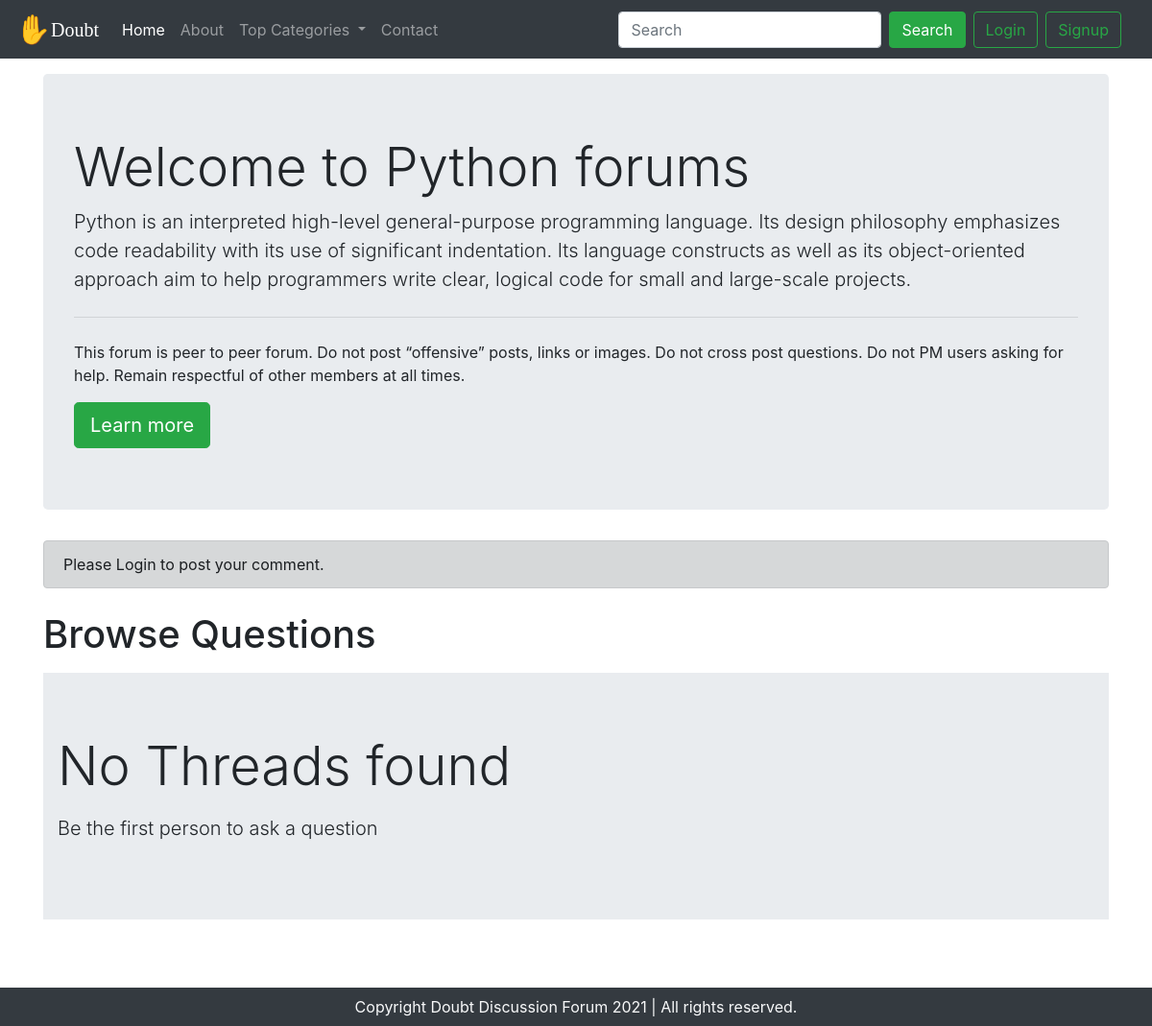
/threads.php?catid=1, run on the app's committed database.
### tables this page shows
CREATE TABLE `category` (
  `category_id` int NOT NULL AUTO_INCREMENT,
  `category_name` varchar(255) NOT NULL,
  `category_description` varchar(1000) NOT NULL,
  PRIMARY KEY (`category_id`)
);

### threads.php (the view, shortened to what this page needs)
<!doctype html>
<html lang="en">
    <head>
        <link rel="stylesheet" href="https://stackpath.bootstrapcdn.com/bootstrap/4.5.0/css/bootstrap.min.css"
>
    </head>
    <body>
        <?php include 'partials/_header.php'; ?>
        <?php
        $id = $_GET['catid'];
        $sql = "SELECT * FROM `category` WHERE category_id=$id";
        $result = mysqli_query($conn,$sql);
        if(mysqli_num_rows($result)>0) {
            while($row = mysqli_fetch_assoc($result)){
                    $catname = $row['category_name'];
                    $catdesc = $row['category_description'];
            }
        }
        ?>
        <div class="container my-3">
            <div class="jumbotron">
                <h1 class="display-4">Welcome to <?php echo $catname; ?> forums</h1>
                <p class="lead"><?php echo $catdesc; ?></p>
                <hr class="my-4">
                <p>This forum is peer to peer forum. Do not post “offensive” posts, links or images. Do not cross post
                    questions. Do not PM users asking for help. Remain respectful of other members at all times.
                </p>
                <a class="btn btn-success btn-lg" href="#" role="button">Learn more</a>
            </div>
            <?php
        if(isset($_SESSION['loggedin']) &&$_SESSION['loggedin']==true){
            echo '<div class="container">
            <h1 class="py-2">Start a discussion</h1>
            <form action="'.$_SERVER["REQUEST_URI"].'" method="post">
            <div class="form-group">
            <label for="title">Thread Title</label>
            <input type="text" class="form-control" id="title" name="title" aria-describedby="title">
            <small id="emailHelp" class="form-text text-muted">Keep your title as short and crisp</small>
            </div>
            <input type="hidden" name="Sno" value="'.$_SESSION["Sno"].'">
            <div class="form-group">
            <label for="desc">Elaborate Your Concern</label>
            <textarea class="form-control" id="desc" name="desc" rows="3"></textarea>
            </div>
            <button type="submit" class="btn btn-success">Submit</button>
            </form>
            </div>';
        }
        else{
            echo '
            <div class="alert alert-dark" role="alert">
            Please Login to post your comment.
            </div>';
        }
        ?>
        </div>
        <div class="container" id="ques">
            <h1 class="py-2">Browse Questions</h1>
            <?php
        $noresult=true;
        if($noresult){
            echo '<div class="jumbotron jumbotron-fluid">
            <div class="container">
              <p class="display-4">No Threads found</p>
              <p class="lead">Be the first person to ask a question</p>
            </div>
          </div>';
        }
        ?>
        </div>
        <?php include 'partials/_footer.php'; ?>
    </body>
</html>

### partials/_header.php (shortened to what this page needs)
<?php
    echo '<nav class="navbar navbar-expand-lg navbar-dark bg-dark">
    <span style="font-size:30px;color: rgb(230, 194, 34);border-color: black;border:1px;">&#9995;</span>
        <a class="navbar-brand" href="#" style="    font-family:cursive;">Doubt</a>
        <button class="navbar-toggler" type="button" data-toggle="collapse" data-target="#navbarSupportedContent" aria-controls="navbarSupportedContent" aria-expanded="false" aria-label="Toggle navigation">
        <span class="navbar-toggler-icon"></span>
        </button>
        <div class="collapse navbar-collapse" id="navbarSupportedContent">
            <ul class="navbar-nav mr-auto">
            <li class="nav-item active">
            <a class="nav-link" href="/Doubt">Home <span class="sr-only">(current)</span></a>
            </li>
            <li class="nav-item">
            <a class="nav-link" href="/Doubt/about.php">About</a>
            </li>
        <li class="nav-item dropdown">
            <a class="nav-link dropdown-toggle" href="#" id="navbarDropdown" role="button" data-toggle="dropdown" aria-haspopup="true" aria-expanded="false">
                    Top Categories
                </a>
            <div class="dropdown-menu" aria-labelledby="navbarDropdown">';
            echo '</div>
        </li>
        <li class="nav-item">
            <a class="nav-link" href="/Doubt/contact.php">Contact</a>
        </li>
    </ul>
    <div class="row mx-2">';
    if(isset($_SESSION['loggedin']) &&$_SESSION['loggedin']==true)
    {echo '<form class="form-inline my-2 my-lg-0" method="get" action="/Doubt/search.php">
        <p class="text-light my-0 mx-4" style="font-family:cursive;font-size:25px;">Welcome '. $_SESSION['user_name'].'</p>
        <input class="form-control mr-sm-2" name="search" type="search" placeholder="Search" aria-label="Search">
        <button class="btn btn-success my-2 my-sm-0" type="submit">Search</button>
        <a href="partials/_logout.php" class="btn btn-outline-success ml-2" >Logout</a>
        </form>';
    }
    else
    {   echo'<form class="form-inline my-2 my-lg-0">
        <input class="form-control mr-sm-2" type="search" placeholder="Search" aria-label="Search">
        <button class="btn btn-success my-2 my-sm-0" type="submit">Search</button>
        </form>
        <button class="btn btn-outline-success ml-2" data-toggle="modal" data-target="#LoginModal">Login</button>
        <button class="btn btn-outline-success mx-2" data-toggle="modal" data-target="#SignupModal">Signup</button>';
    }
        echo '</div>
</div>
</nav>';
?>

### partials/_footer.php
<div class="container-fluid bg-dark text-light">
    <p class="text-center py-2 mb-0">Copyright Doubt Discussion Forum 2021 | All rights reserved.</p>
</div>

### threads.php (style rules this page uses)
#ques { min-height: 400px; }

### data on the page
category: category_name "Python", category_description "Python is an interpreted high-level general-purpose programming language. Its design philosophy emphasizes code readability with its use of significant indentation. Its language constructs as well as its object-oriented approach aim to help programmers write clear, logical code for small and large-scale projects."
